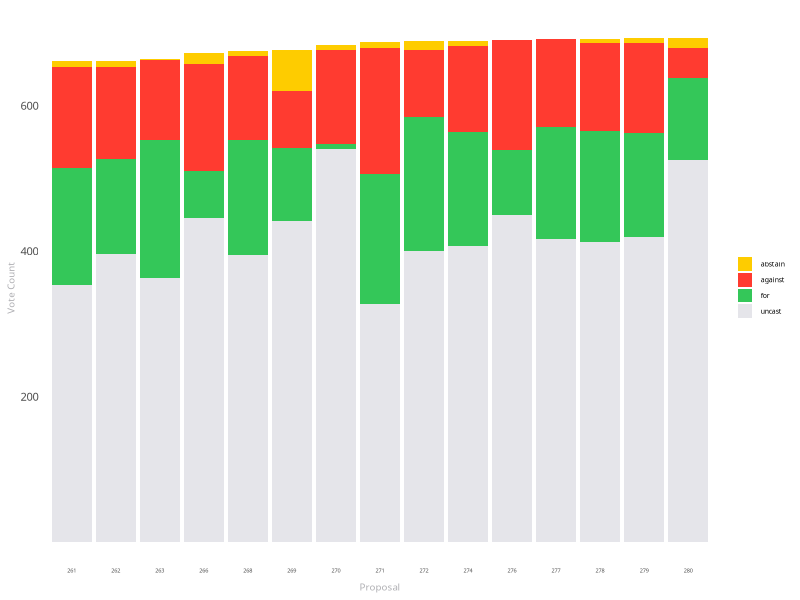
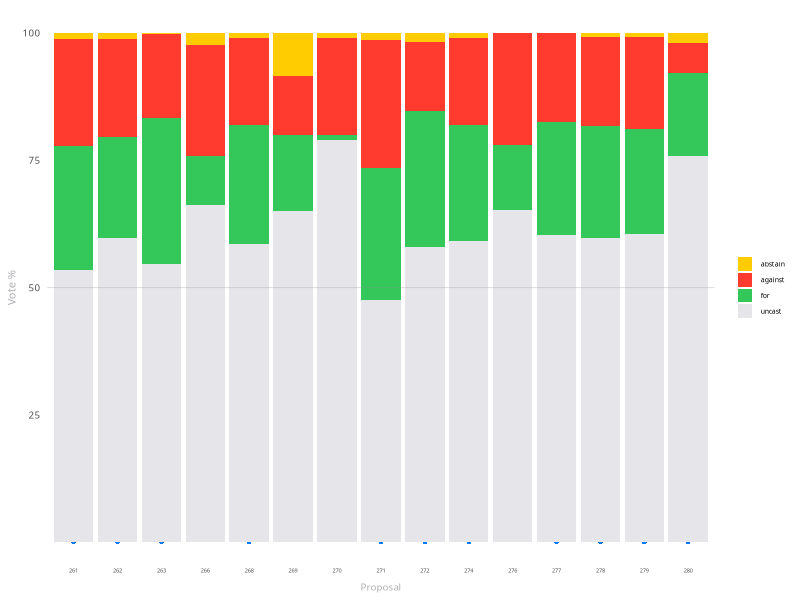

Source code (R) for these figures, in order:
library(ggplot2)

# set working dir to R src file
setwd(dirname(rstudioapi::getActiveDocumentContext()$path))

# read in proposal data CSV, ensure address read in as string
raw <-
  read.csv('../proposal_data.csv',
           colClasses = c("proposer_address" = "character"))

# drop canceled props
p_data <- raw[raw$canceled == 'false', ]

# create df for prop success
prop_ids <- p_data$proposal_id
prop_passed <- rep(0, length(prop_ids))
prop_success_data <- data.frame(prop_ids, prop_passed)
# add 1 for successful prop ids
successful_props <-
  p_data[p_data$quorum_votes < p_data$for_votes, ]$proposal_id
prop_success_data[prop_success_data$prop_ids %in% successful_props, ] <-
  1


# Reshape data into long format
p_data_long <- tidyr::pivot_longer(
  p_data,
  cols = c(for_votes, against_votes, abstain_votes, uncast_votes),
  names_to = "vote_type",
  values_to = "vote_count"
)
# add prop success data to long df
# hack: setting defeated = 0.25, success = 0; points show on bottom in final plot
p_data_long$proposal_passed <- 0.25
p_data_long[p_data_long$proposal_id %in% successful_props, ]$proposal_passed <-
  0

colors <- c(
  "abstain_votes" = "#FECC00",
  "against_votes" = "#FF3B30",
  "for_votes" = "#34C759",
  "uncast_votes" = "#E5E5EA"
)
p_data_long$proposal_id <- as.factor(p_data_long$proposal_id)

# stacked bar
prop_vote_plot <-
  ggplot(p_data_long, aes(x = proposal_id, y = vote_count, fill = vote_type)) +
  geom_col() +
  labs(x = "Proposal", y = "Vote Count", fill = "Vote Type") +
  scale_x_discrete() + theme_bw() +
  scale_fill_manual(values = colors,
                    labels = c("abstain", "against", "for", "uncast")) +
  scale_y_continuous(
    limits = c(0, 700),
    breaks = c(200, 400, 600),
    labels = c(200, 400, 600)
  ) +
  theme(
    axis.line = element_blank(),
    axis.ticks = element_blank(),
    axis.title.x = element_text(size = 7, , color = "#AEAEB2"),
    axis.text.x = element_text(size = 4, vjust = 7),
    axis.text.y = element_text(size = 8),
    axis.title.y = element_text(size = 7, color = "#AEAEB2"),
    panel.background = element_blank(),
    panel.border = element_blank(),
    panel.grid.major = element_blank(),
    panel.grid.minor = element_blank(),
    plot.background = element_blank(),
    legend.title = element_blank(),
    legend.key.size = unit(.4, 'cm'),
    #change legend key size
    legend.key.height = unit(.4, 'cm'),
    #change legend key height
    legend.key.width = unit(.4, 'cm'),
    #change legend key width
    legend.text = element_text(size = 5),
    text = element_text(family = "SF Mono")
  )


ggsave(
  'prop_vote_plot_mono.png',
  prop_vote_plot,
  dpi = 900,
  height = 3,
  width = 4,
  unit = 'in',
  bg = "white"
)


# stacked bar proportions
prop_vote_plot_p <- ggplot(p_data_long,
                           aes(x = proposal_id, y = vote_count, fill = vote_type)) +
  geom_point(
    x = p_data_long$proposal_id,
    y = p_data_long$proposal_passed,
    color = "#007aff",
    size = 1.5,
    alpha = 1,
    stroke = 0
  ) +
  geom_col(position = "fill") +
  labs(x = "Proposal", y = "Vote %", fill = "Vote Type") +
  scale_x_discrete() + theme_bw() +
  geom_hline(
    yintercept = 0.5,
    color = "#8e8e93",
    size = 0.25,
    alpha = 0.4
  ) +
  scale_fill_manual(values = colors,
                    labels = c("abstain", "against", "for", "uncast")) +
  scale_y_continuous(labels = c(25, 50, 75, 100),
                     breaks = c(.25, .5, .75, 1)) +
  theme(
    axis.line = element_blank(),
    axis.ticks = element_blank(),
    axis.title.x = element_text(size = 7, , color = "#AEAEB2"),
    axis.text.x = element_text(size = 4, vjust = 7),
    axis.text.y = element_text(size = 7),
    axis.title.y = element_text(size = 8, color = "#AEAEB2"),
    panel.background = element_blank(),
    panel.border = element_blank(),
    panel.grid.major = element_blank(),
    panel.grid.minor = element_blank(),
    plot.background = element_blank(),
    legend.title = element_blank(),
    legend.key.size = unit(.4, 'cm'),
    #change legend key size
    legend.key.height = unit(.4, 'cm'),
    #change legend key height
    legend.key.width = unit(.4, 'cm'),
    #change legend key width
    legend.text = element_text(size = 5),
    text = element_text(family = "SF Mono")
  )


ggsave(
  'prop_vote_plot_mono_percentage.png',
  prop_vote_plot_p,
  dpi = 900,
  height = 3,
  width = 4,
  unit = 'in',
  bg = "white"
)
